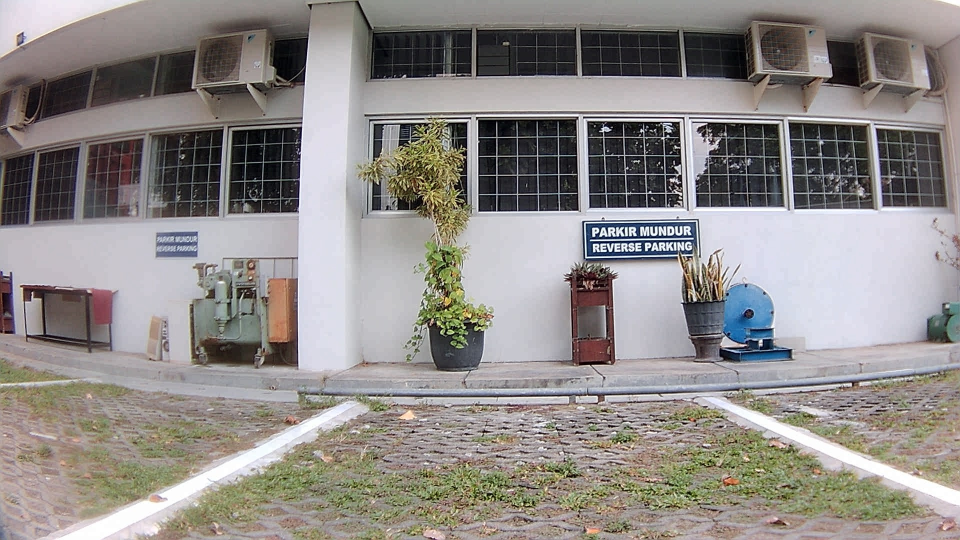
#> input picture real-time-video/assets/raw/1.jpg, 1920 x 1080 px, found by its file name (shown at 1/2 size)
$ python img-stitch-epipolar.py
#> lines starting #> are read from the running program, lines starting #| are printed output that depends on the picture
import cv2
import numpy as np

def stitch_images_epipolar_constraint(image1_path, image2_path, output_path="stitched_image.jpg"):
#> called with image1_path = '1.jpg', image2_path = '2.jpg', output_path = 'stitched_image.jpg'
    img1 = cv2.imread(image1_path)
#> img1 is the input picture: shape (1080, 1920, 3); mean B, G, R 135.9, 138.5, 143
    img2 = cv2.imread(image2_path)
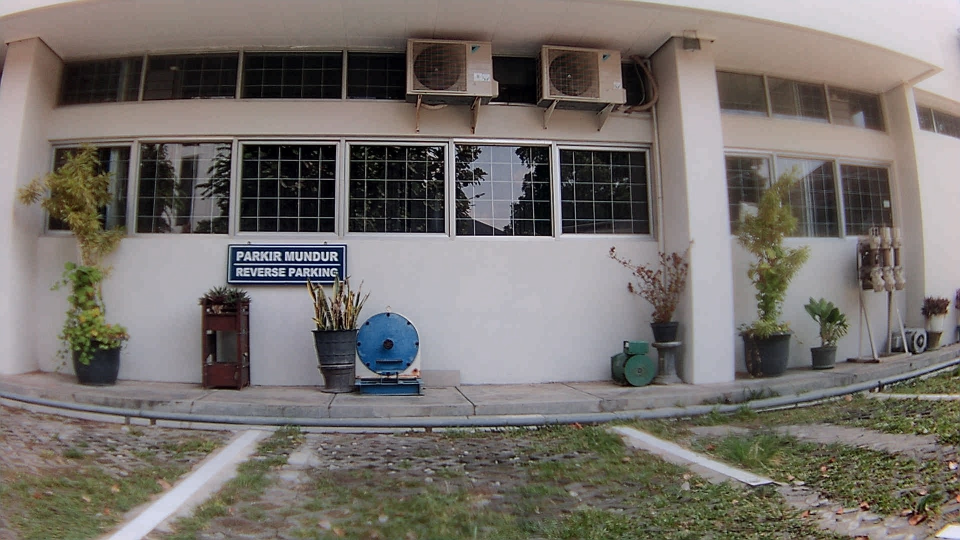
#> input picture real-time-video/assets/raw/2.jpg, 1920 x 1080 px, found by its file name (shown at 1/2 size)
#> img2 is the input picture: shape (1080, 1920, 3); mean B, G, R 108.5, 113, 118.3

    if img1 is None or img2 is None:
        print("Error loading images.")
        return

    height1, width1 = img1.shape[:2]
#> height1 = 1080; width1 = 1920
    height2, width2 = img2.shape[:2]
#> height2 = 1080; width2 = 1920
    if height1 != height2 or width1 != width2:
        target_height = min(height1, height2)
        target_width = min(width1, width2)
        img1 = cv2.resize(img1, (target_width, target_height), interpolation=cv2.INTER_AREA)
        img2 = cv2.resize(img2, (target_width, target_height), interpolation=cv2.INTER_AREA)

    gray1 = cv2.cvtColor(img1, cv2.COLOR_BGR2GRAY)
    gray2 = cv2.cvtColor(img2, cv2.COLOR_BGR2GRAY)
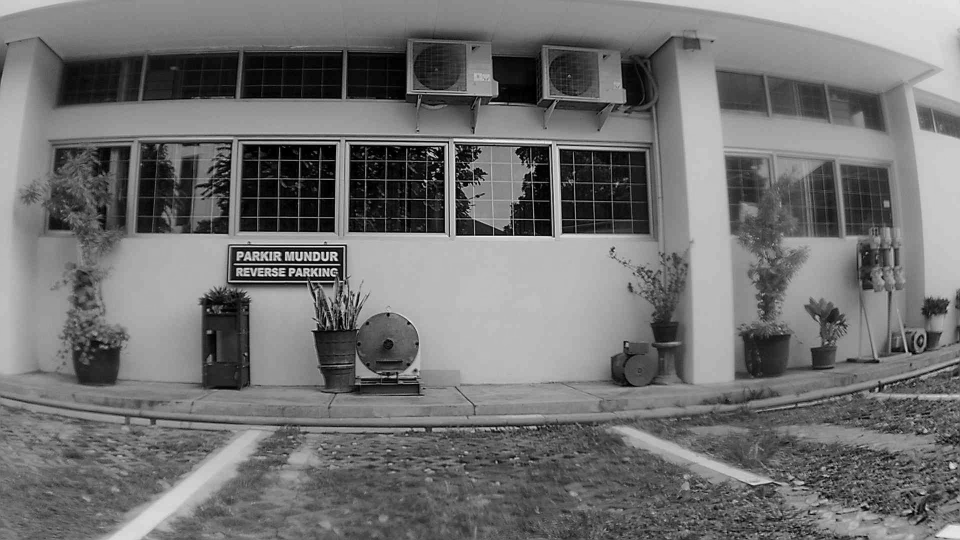
#> gray2: shape (1080, 1920) (shown at 1/2 size); min 0, max 254, mean 114

    orb = cv2.ORB_create()
    kp1, des1 = orb.detectAndCompute(gray1, None)
#> kp1 = 500 keypoints; strongest (x, y, size): (1211, 500, 37.2), (1212, 501, 31), (1211, 495, 31), (1220, 501, 44.6)
    kp2, des2 = orb.detectAndCompute(gray2, None)
#> kp2 = 500 keypoints; strongest (x, y, size): (689, 493, 37.2), (685, 495, 31), (685, 496, 37.2), (944, 364, 31)

    img1_kp = cv2.drawKeypoints(img1, kp1, None, color=(0, 255, 0))
    img2_kp = cv2.drawKeypoints(img2, kp2, None, color=(0, 255, 0))

    cv2.imwrite("img1_kp.jpg", img1_kp)
    cv2.imwrite("img2_kp.jpg", img2_kp)

    bf = cv2.BFMatcher(cv2.NORM_HAMMING)
    matches = bf.knnMatch(des1, des2, k=2)
#> matches = 500 matches

    src_pts = np.float32([kp1[m.queryIdx].pt for m, n in matches if m.distance < 0.75 * n.distance]).reshape(-1, 1, 2)
#> src_pts = 130 rows, first 8: [1296, 454], [1321, 500], [1211, 495], [1357, 464], [1282, 471], [1238, 494], [1229, 465], [1308, 465]
    dst_pts = np.float32([kp2[m.trainIdx].pt for m, n in matches if m.distance < 0.75 * n.distance]).reshape(-1, 1, 2)
#> dst_pts = 130 rows, first 8: [586, 504], [610, 551], [497, 543], [650, 515], [571, 520], [524, 544], [527, 547], [650, 515]

    if len(src_pts) >= 8:
        F, mask = cv2.findFundamentalMat(src_pts, dst_pts, cv2.FM_RANSAC)
#> F = [[-3.32e-08, -3.05e-06, 0.00143], [2.98e-06, -3.94e-07, -0.00319], [-0.00149, 0.0015, 1]]; mask = 130 values, max 1 at index 0, min 0 at index 6, mean 0.831
        inliers_src_pts = src_pts[mask.ravel() == 1]
#> inliers_src_pts = 108 rows, first 8: [1296, 454], [1321, 500], [1211, 495], [1357, 464], [1282, 471], [1238, 494], [1199, 472], [1212, 501]
        inliers_dst_pts = dst_pts[mask.ravel() == 1]
#> inliers_dst_pts = 108 rows, first 8: [586, 504], [610, 551], [497, 543], [650, 515], [571, 520], [524, 544], [488, 519], [498, 550]

        good_matches = [cv2.DMatch(i, i, 0) for i in range(len(inliers_src_pts))]
#> good_matches = 108 matches
        img_inlier_matches = cv2.drawMatches(img1, kp1, img2, kp2, good_matches, None, flags=cv2.DrawMatchesFlags_NOT_DRAW_SINGLE_POINTS)
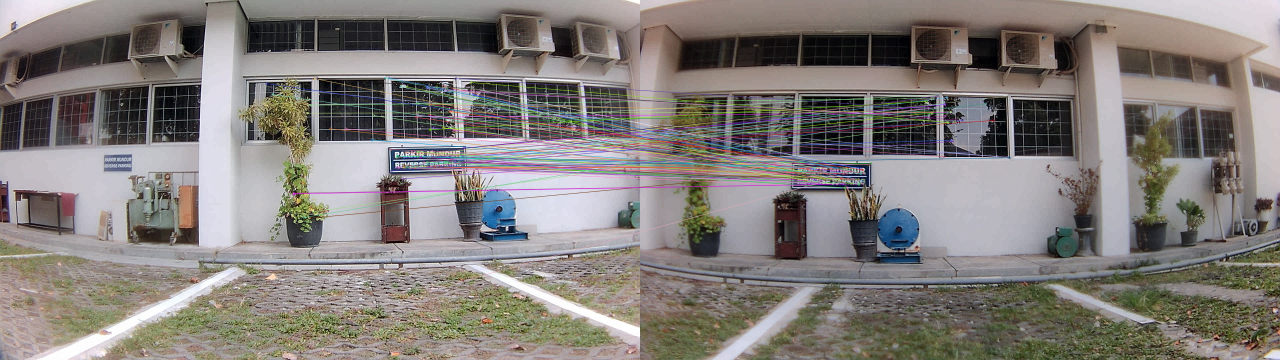
#> img_inlier_matches: shape (1080, 3840, 3) (shown at 1/3 size); mean B, G, R 122.7, 126.2, 131.4
        cv2.imwrite("inlier_matches.jpg", img_inlier_matches)

        H, mask = cv2.findHomography(inliers_dst_pts, inliers_src_pts, cv2.RANSAC, 5.0)
#> H = [[1.63, 0.516, 499.2], [0.0927, 1.47, -192.7], [0.000258, 0.000343, 1]]; mask = 108 values, max 1 at index 0, min 0 at index 16, mean 0.87

        height, width = img1.shape[:2]
#> height = 1080; width = 1920
        stitched_width = img1.shape[1] + img2.shape[1]
#> stitched_width = 3840
        canvas = np.zeros((height, stitched_width, 3), dtype=np.uint8)
        canvas[0:img1.shape[0], 0:img1.shape[1]] = img1
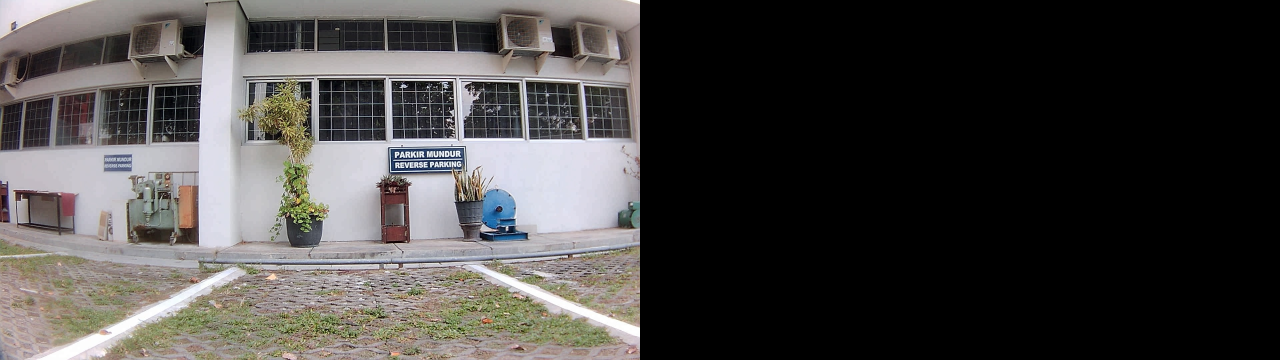
#> canvas: shape (1080, 3840, 3) (shown at 1/3 size); mean B, G, R 68, 69.3, 71.5

        warped_img2 = cv2.warpPerspective(img2, H, (stitched_width, height))

        alpha = 0.5
        overlap_area = (canvas > 0) & (warped_img2 > 0)
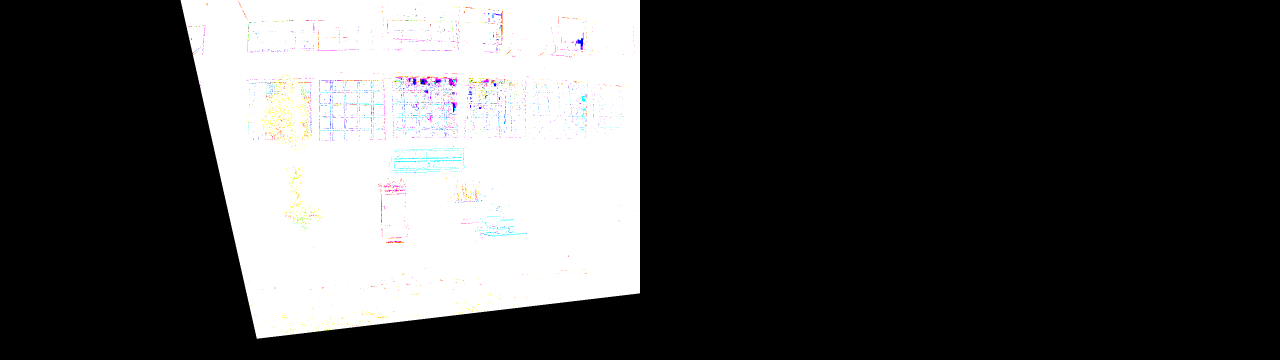
#> overlap_area: shape (1080, 3840, 3) bool (shown at 1/3 size); mean B, G, R 0.288, 0.288, 0.288
        blended_region = cv2.addWeighted(canvas, alpha, warped_img2, 1 - alpha, 0)
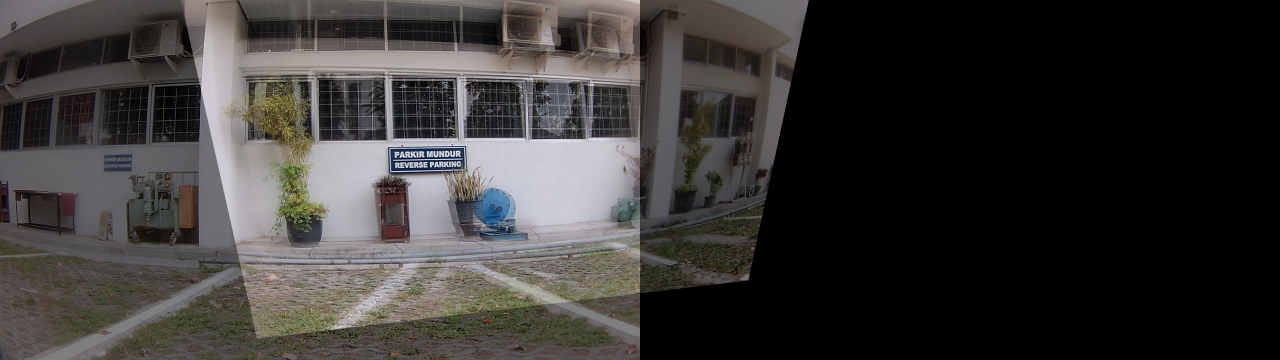
#> blended_region: shape (1080, 3840, 3) (shown at 1/3 size); mean B, G, R 53.7, 55.1, 57.2

        final_stitched = np.where(overlap_area, blended_region, warped_img2)
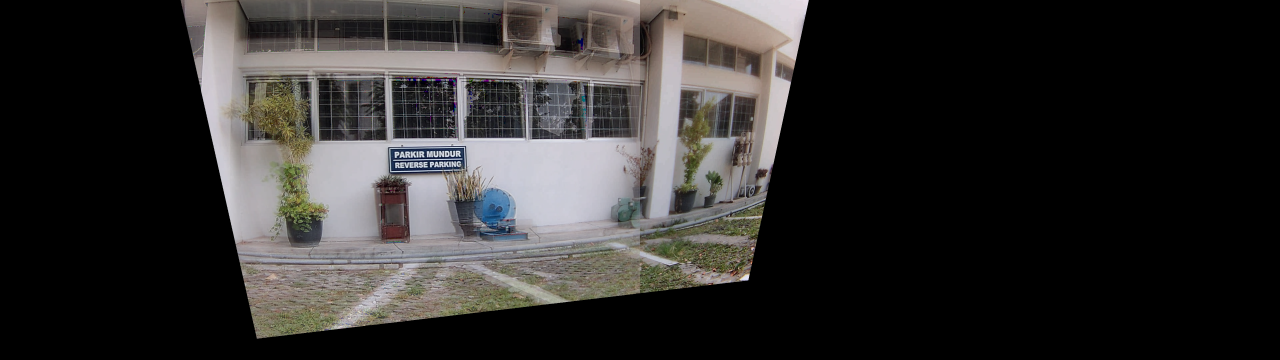
#> final_stitched: shape (1080, 3840, 3) (shown at 1/3 size); mean B, G, R 45.1, 46.1, 47.8

        cv2.imwrite(output_path, final_stitched)
        print(f"Stitched image saved as {output_path}")
    else:
        print("Not enough good matches to compute a reliable homography.")

if __name__ == "__main__":
    image1_path = "1.jpg"  # Left image
    image2_path = "2.jpg"  # Right image
    stitch_images_epipolar_constraint(image1_path, image2_path)
